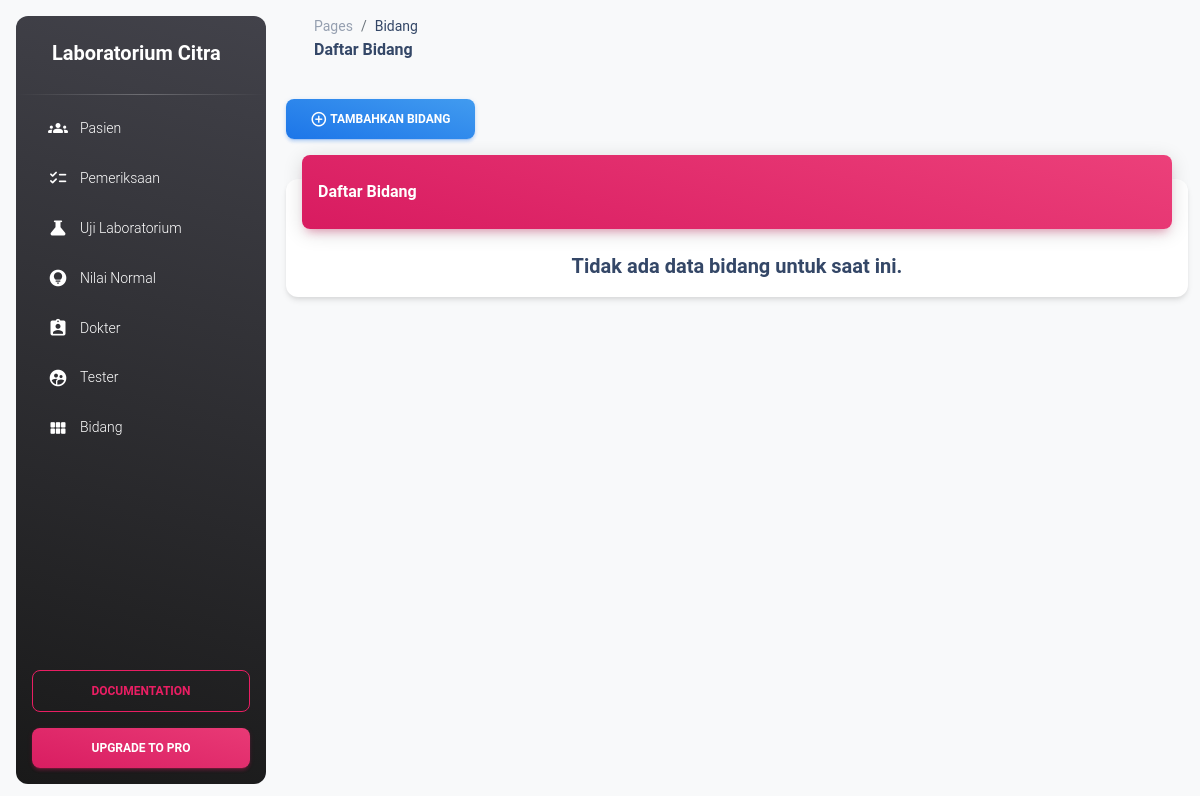
Page /bidang/ on the earlier database version.
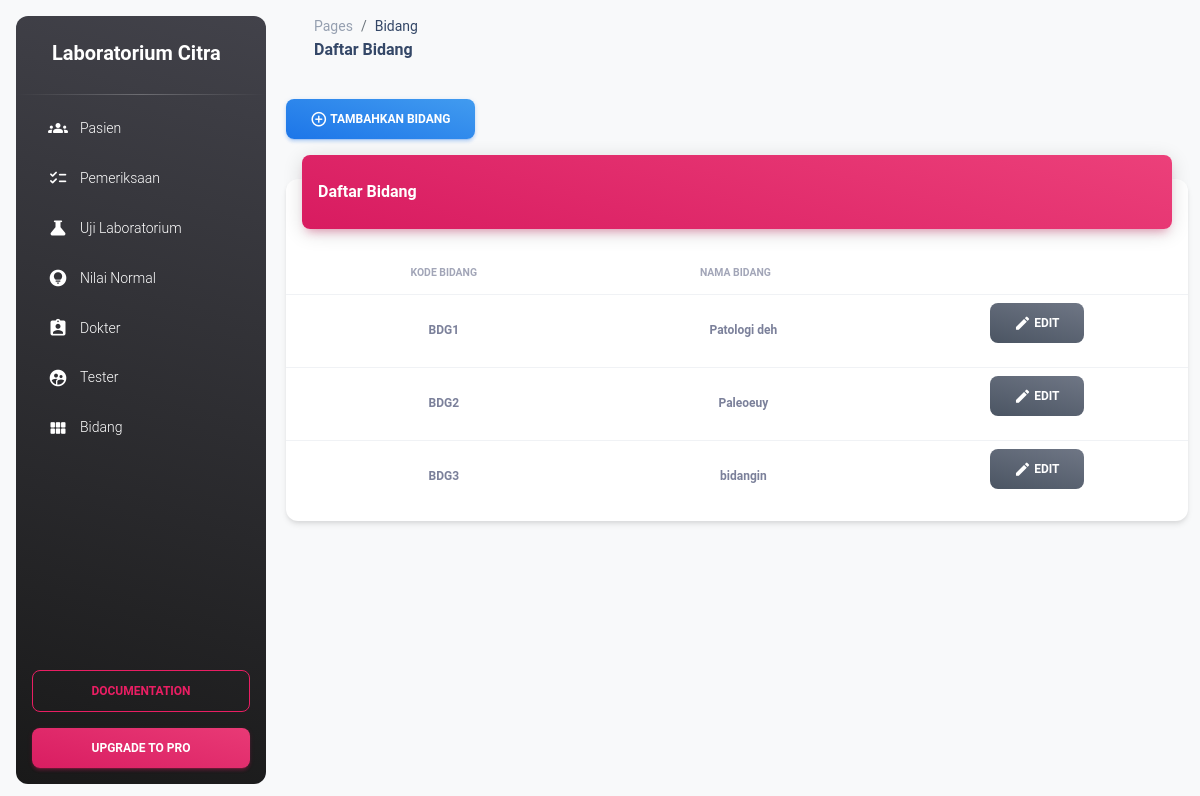
Same page on the later database version.
### bidang/models.py (models this page shows)
class Bidang(models.Model):
    uid = models.CharField(max_length=100)
    nama = models.CharField(max_length=100)

### bidang/views.py (the view)
# urls.py: path('', all_bidang, name='all_bidang'),
def all_bidang(request):
    bidangs = Bidang.objects.all()
    flag_null = True
    if bidangs.count() != 0:
        flag_null = False
    response["bidangs"] = bidangs
    response["flag_null"] = flag_null
    return render(request, 'lp_bidang.html', response)

### bidang/templates/lp_bidang.html (shortened to what this page needs)
{% extends 'layout/base.html' %}
{% load static %}
{% block navbar_link %}
  Bidang
{% endblock navbar_link %}
{% block navbar_title %}
 Daftar Bidang
{% endblock navbar_title %}
{% block content %}
    <div>
      <div>
        <button type="button" class="btn btn-block bg-gradient-info mb-3" data-bs-toggle="modal" data-bs-target="#modal-form-tester">
            <i class="material-icons opacity-10">add_circle_outline</i><span> Tambahkan Bidang</span></button>
      </div>
        <div class="row">
            <div class="col-12">
              <div class="card my-4">
                <div class="card-header p-0 position-relative mt-n4 mx-3 z-index-2">
                  <div class="bg-gradient-primary shadow-primary border-radius-lg pt-4 pb-3">
                    <h6 class="text-white text-capitalize ps-3">Daftar Bidang</h6>
                  </div>
                </div>
                <div class="card-body px-0 pb-2">
                    {% if flag_null %}
                    <div class="h5 text-center">
                        Tidak ada data bidang untuk saat ini.
                    </div>
                    {% else %}
                  <div class="table-responsive p-0">
                    <table id="pasienTable" class="table align-items-center mb-0 table-paginate" cellspacing="0">
                      <thead>
                        <tr>
                          <th class="text-uppercase text-secondary text-xxs font-weight-bolder opacity-7 text-center">Kode Bidang</th>
                          <th class="text-uppercase text-secondary text-xxs font-weight-bolder opacity-7 ps-2 text-center">Nama Bidang</th>
                          <th class="text-secondary opacity-7"></th>
                        </tr>
                      </thead>
                      <tbody>
                        {% for bidang in bidangs %}
                        <tr class="text-center">
                          <td class="text-center">
                            <p class="text-xs font-weight-bold mb-0">{{bidang.uid}}</p>
                          </td>
                          <td class="text-center">
                            <p class="text-xs font-weight-bold mb-0">{{bidang.nama}}</p>
                          </td>
                          <td class="align-middle text-center">
                            <div>
                              <button type="button" class="btn btn-block bg-gradient-secondary mb-3" data-bs-toggle="modal" data-bs-target="#modal-edit-{{bidang.uid}}">
                                  <i class="material-icons opacity-10">edit</i><span> edit</span></button>
                            </div>
                          </td>
                        </tr>
                        {% endfor %}
                      </tbody>
                    </table>
                  </div>
                  {% endif %}
                </div>
              </div>
            </div>
          </div>
    </div>
{% endblock content %}

Differences in the rows shown:
added Bidang: uid "BDG1", nama "Patologi deh"
added Bidang: uid "BDG2", nama "Paleoeuy"
added Bidang: uid "BDG3", nama "bidangin"
Other differences:
text no longer shown: "Tidak ada data bidang untuk saat ini."
text now shown: "KODE BIDANG NAMA BIDANG"
